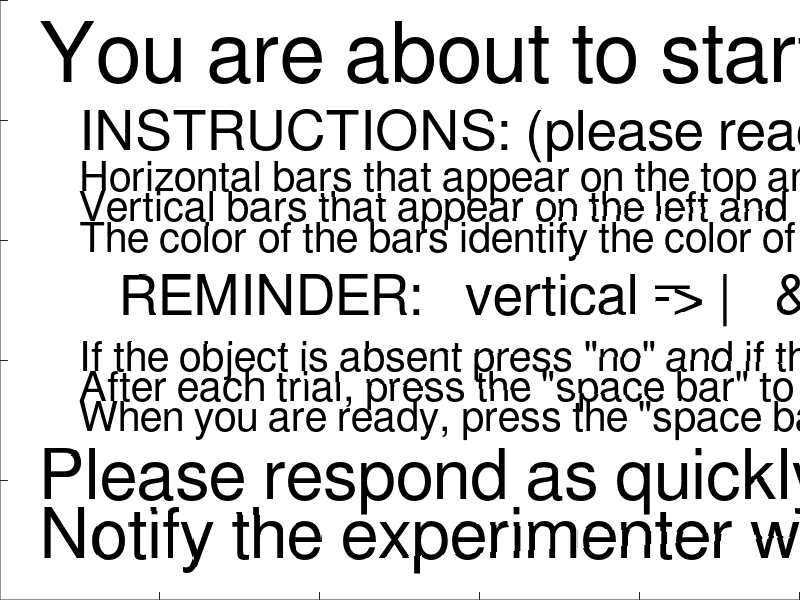

Recreate this plot in MATLAB.
% Code for conducting Linguistic Visual Search experiments

% A table of stimuli is prepared, and for each execution of the function
% vs_KeyPressFcn a response table is prepared and by the end of the
% experiment this table is written to a file with the prefix "subject"

% Use any key to get the next stimuli and 0 and 1 to indicate absence and
% presence

% Display related information
global width height
global vs_figure
% Object display properties 
global  margin mindist long short 

% Globals for the sound
global samplingrate file delays

% Data recording & program flow
global parameters all_responses trial_nr
global breathe semaphore

% Globals for parameter information
global kinds_of_objects
global speak_orientation_first 
% Globals to access the parameters at their appropriate index
global sti_con_index sti_type_index set_size_index block_index field_index delay_index draw_index

% CONDITIONS SETUP
%**************************
% FIXED CONDITIONS
speak_orientation_first = false;
samplingrate = 22050;
% delay = 0           ; % additional delay in seconds between sound and object display

% Variable CONDITIONS (AKA parameters)
% Stimulus object can be present or absent
stimulus_conditions = 2; % present or absent

% Object can one of four kinds
kinds_of_objects = 4; % kind 1,2,3 and 4;

% Once the stimulus is one kinds, the noise is one out of the OTHER kinds
% Total number of objects can be one of 2,3 or 4 sizes
setsizes = [5 10 15 20]; % Set sizes

% CONDITIONS COMPUTED AUTOMATICALLY
number_of_set_sizes = size(setsizes,2);

% How many blocks should the experiment run for?
% Each block contains every conditions exactly once, in random order
% // to get different conditions across blocks add it later
% and increase number_of_blocks here
number_of_blocks = 2;                         

number_of_fields = 1;

number_of_delays = 1;
delays = [0];

number_of_draw_all_stimuli = 1;
draw_all_stimuli = [0];

% One parameter for stimulus condition, one for kind of stimulus, one for
% kind of noise, one for setsize; in the order as defined above
% fifth parameter is the block number + increase this if you add parameters
num_parameters = 7;

% These variables determine the index a parameter gets inside 'parameters'
sti_con_index = 1;
sti_type_index = 2;
set_size_index = 3;
block_index = 4;
field_index = 5;
delay_index = 6;
draw_index = 7;

%**************************

% number of conditions determines the number of rows in 'parameters'.
number_of_conditions = ...
    stimulus_conditions * ...
    kinds_of_objects * ...
    number_of_set_sizes * ...
    number_of_blocks * ...
    number_of_fields * number_of_delays; % 2 conditions for left/right field 2 conditions for two delays;

parameters = zeros(number_of_conditions, num_parameters);
for i = 1:number_of_conditions
   parameters(i, sti_con_index )    = mod(i, stimulus_conditions );
   parameters(i, sti_type_index )   = 1 + mod( floor( (i-1) / stimulus_conditions ) ,kinds_of_objects);
   parameters(i, set_size_index )   = 1 + mod( floor( (i-1) / (stimulus_conditions*kinds_of_objects)), number_of_set_sizes);
   parameters(i, block_index )      = 1 + mod( floor( (i-1) / (stimulus_conditions*kinds_of_objects*number_of_set_sizes)), number_of_blocks);
   parameters(i, field_index )      = 1 + mod( floor( (i-1) / (stimulus_conditions*kinds_of_objects*number_of_set_sizes*number_of_blocks)), number_of_fields);
   parameters(i, delay_index )      = 1 + mod( floor( (i-1) / (stimulus_conditions*kinds_of_objects*number_of_set_sizes*number_of_blocks*number_of_fields)), number_of_delays);
   parameters(i, draw_index )       = 1 + mod( floor( (i-1) / (stimulus_conditions*kinds_of_objects*number_of_set_sizes*number_of_blocks*number_of_fields*delay_index)), number_of_draw_all_stimuli);
   % translate the integer 0-1-2-3 ... to actual sizes!
   parameters(i, set_size_index) = setsizes( parameters( i, set_size_index ));
   parameters(i, delay_index)    = delays( parameters( i, delay_index ));
   parameters(i, draw_index ) = draw_all_stimuli( parameters( i, draw_index ));
end

% RANDOMIZATION OF CONDITIONS
% this randomly permutes the conditions within each block
% NOT across blocks
block_size = number_of_conditions / number_of_blocks;
for i = 0:(number_of_blocks-1)
    from = 1 + i * block_size;
    to = (i+1) * block_size;
    parameters( from - 1 + randperm(block_size),: ) = parameters(from:to,:);
end
% RANDOMIZATION END

% FROM_AK: ADD ACROSS BLOCK CONDITIONS HERE!
% FROM_AK: REPLICATE BLOCKS AND ADD ONE COLUMN WITH THE PROPER CONDITION,
% e.g. the following replicates the same conditions 
% and sets the last column to 1 for the first replicated part and 0 for the
% second

%param_length = size(parameters,1);
%parameters ...
% = [parameters ones(param_length,1);... 
%    parameters zeros(param_length,1)];


% Gather display information
screensize  = get(0,'ScreenSize');          % Get the screen size
width       = screensize(3);                % Width of display
height      = screensize(4)-20;             % Height of display minus something for the handle

margin      =  100;                         % Minimal distance of elemenent from sides
mindist     =  10;                          % Minimal distance between elements
long        =  80;                          % Long side of element
short       =  20;                          % Short side of element

%Loading sound files
files = dir('sound/*.wav');                 % Read the sound files
for i=1:length(files)
    file{i} = wavread(['sound/' files(i).name]);
end

% Initialize variables
disp('Initialize variables');
semaphore       = false;                        % Only process one keypress at a time
breathe         = false;                        % Subject is either active or breathing
all_responses   = [];                           % Table to record all responses in
trial_nr        = 1;                            % index to count trials

% Creates a figure (i.e. a display) associates the vs_KeyPressFcn
% this function is executed every time the user hits a key
disp('Calling figure');
vs_figure = figure(...
    'Position',[0 0 width height],...
    'outerposition',[0 0 width height],...
    'KeyPressFcn',@vs_KeyPressFcn,...
    'NumberTitle','off', ...
    'MenuBar','none',...
    'ToolBar','none');  

axis off
axes('position',[0  0  1  1])
text(0.05,.9,'You are about to start the experiment block.','Fontsize', 60)
text(0.1,.775,'INSTRUCTIONS: (please read carefully)','Fontsize',40)
text(0.1,.7,'Horizontal bars that appear on the top and bottom of the screen identify a horizontal target.','Fontsize', 30)
text(0.1,.65,'Vertical bars that appear on the left and right of the screen identify a vertical target.','Fontsize', 30)
text(0.1,.6,'The color of the bars identify the color of the target.','Fontsize', 30)
text(0.15,.5,'REMINDER:   vertical -> |   &   horizontal ->','Fontsize', 40)
text(.82,.53,'_','Fontsize', 50)
text(0.1,.4,'If the object is absent press "no" and if the object is present press "yes."','Fontsize', 30)
text(0.1,.35,'After each trial, press the "space bar" to continue.','Fontsize', 30)
text(0.1,.3,'When you are ready, press the "space bar" to begin.','Fontsize', 30)
text(0.05,.2,'Please respond as quickly and accurately as possible.','Fontsize', 50)
text(0.05,.1,'Notify the experimenter when the experiment block ends.','Fontsize', 50)
tic
